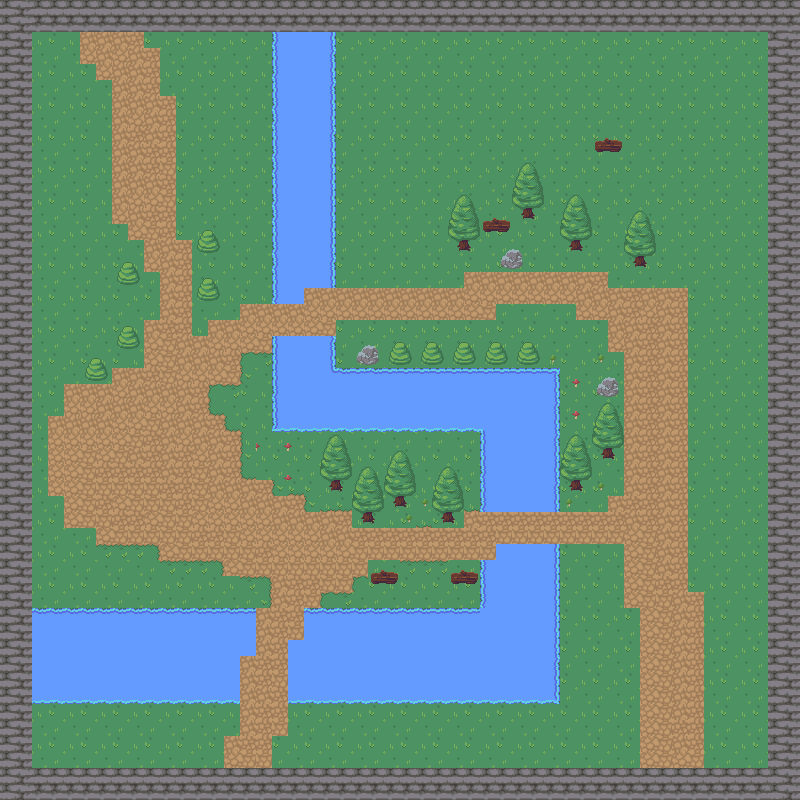

The image is a tile-based game level rendered from a .tmx file. Its description and source (layers, tilesets, objects; grid data summarised) follow:
An orthogonal 50x50 tile map with 16x16 px tiles, 4 tile layers (background, walls, water, path) and 1 object (player).

<map version="1.8" tiledversion="1.8.4" orientation="orthogonal" renderorder="right-down" width="50" height="50" tilewidth="16" tileheight="16" infinite="0" nextlayerid="6" nextobjectid="2">
 <tileset firstgid="1" source="nature.tsx" />
 <layer id="1" name="background" width="50" height="50">
  <data>[2500 cells, 2500 non-empty, 4 distinct tile ids]</data>
 </layer>
 <layer id="2" name="walls" width="50" height="50">
  <data>[2500 cells, 384 non-empty, 3 distinct tile ids]</data>
 </layer>
 <layer id="3" name="water" width="50" height="50">
  <data>[2500 cells, 614 non-empty, 59 distinct tile ids]</data>
 </layer>
 <objectgroup id="5" name="Objects">
  <object id="1" name="player" x="142.5" y="135">
   <point />
  </object>
 </objectgroup>
 <layer id="4" name="path" width="50" height="50">
  <data>[2500 cells, 490 non-empty, 4 distinct tile ids]</data>
 </layer>
</map>
